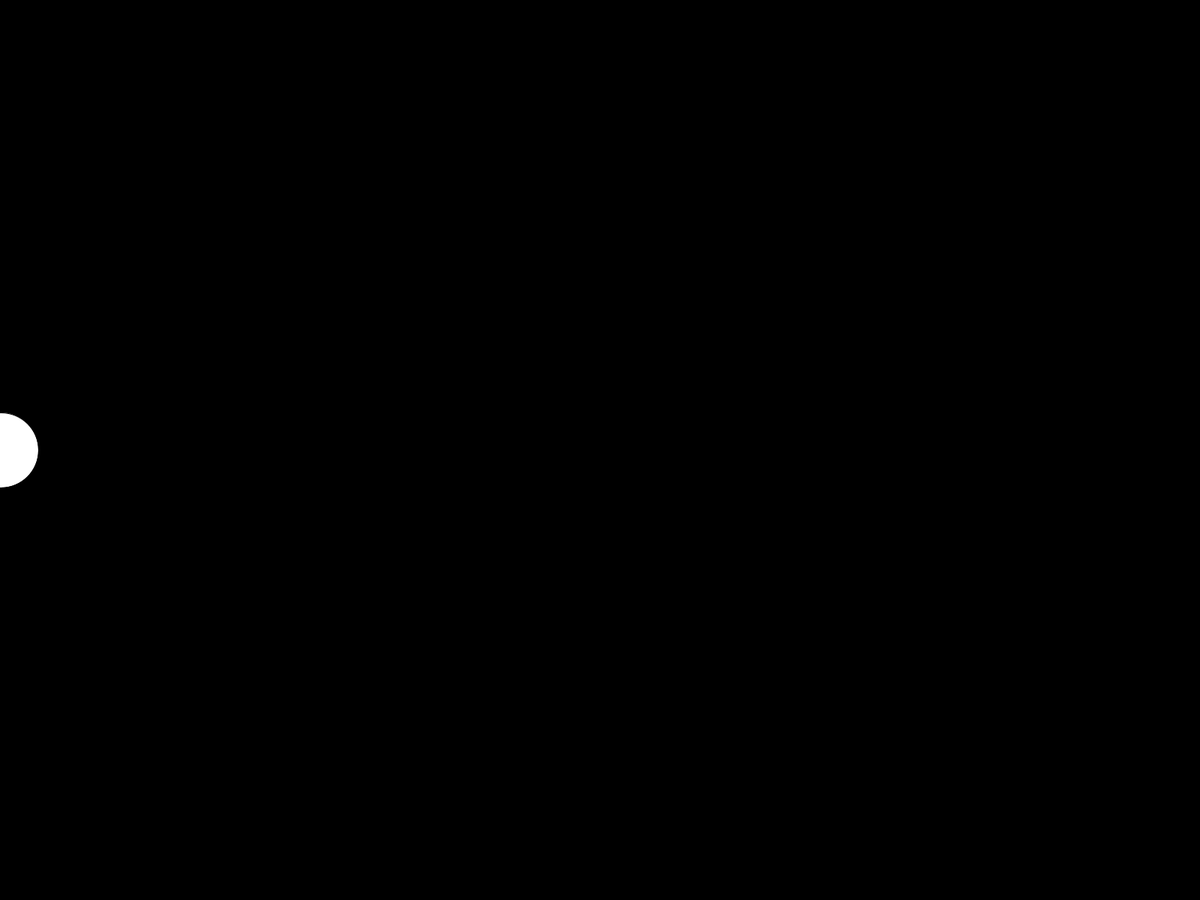
Frame 1 (no input)
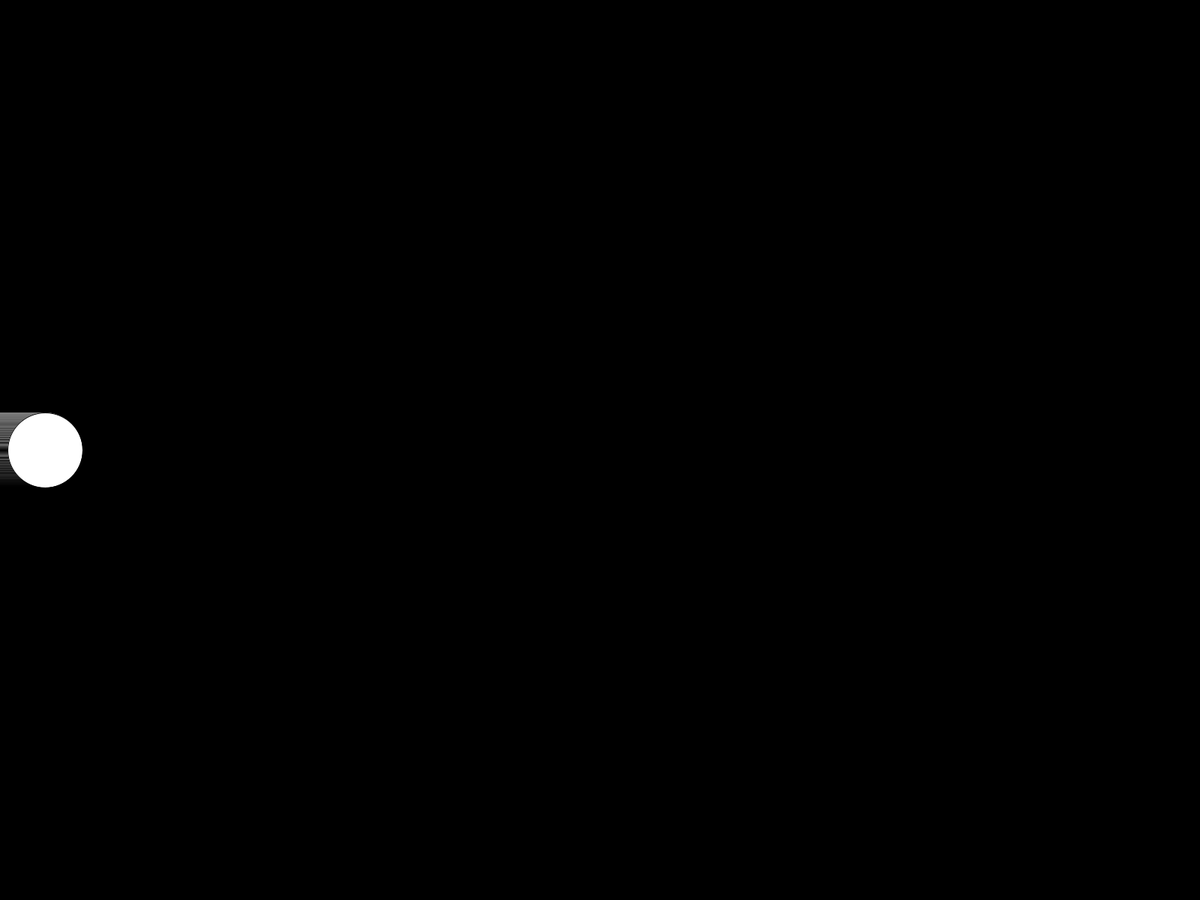
Frame 60 (the mouse pressed at the canvas centre just before this capture)
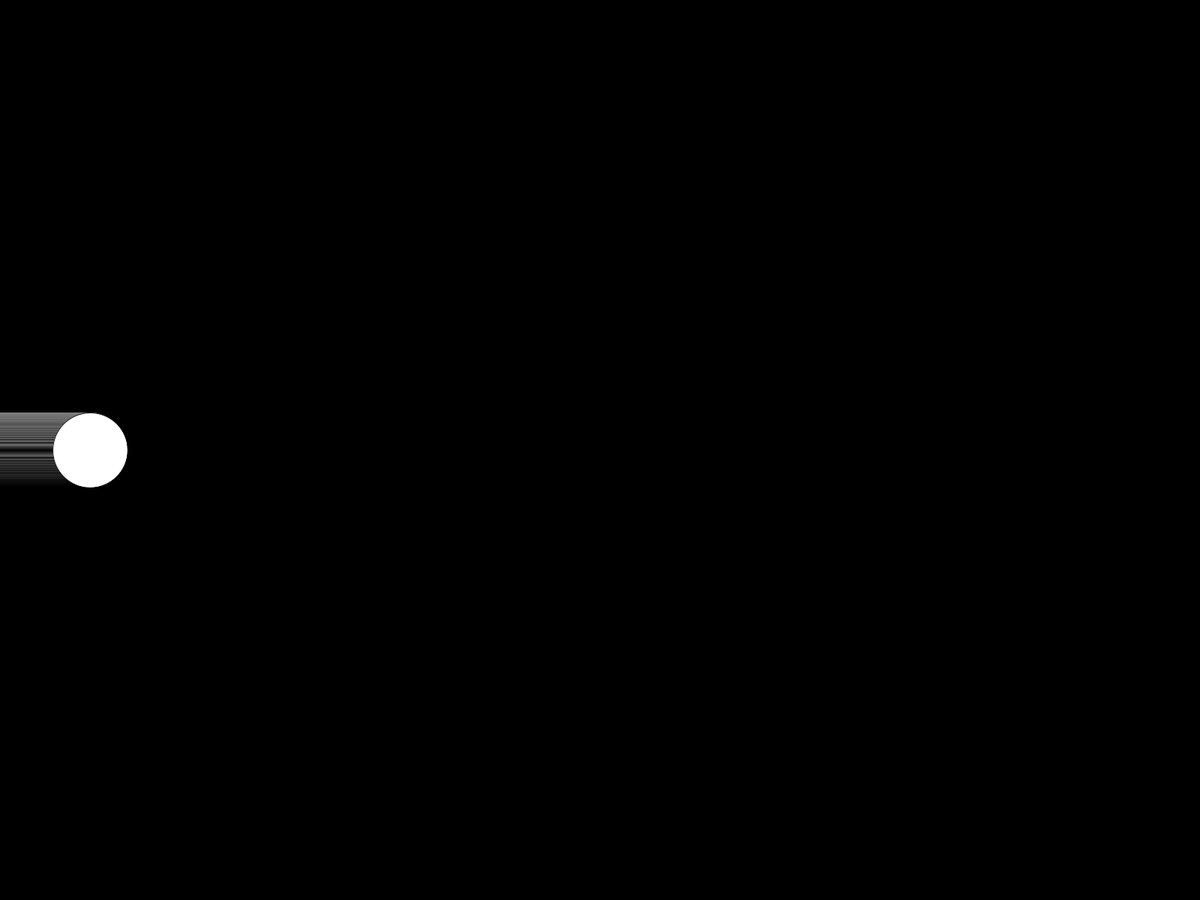
Frame 120 (the mouse held since frame 60 and released just before this capture)

The Processing sketch that drew these frames (run headless with seeded random() and noise(); from frame 60 on, the mouse is pressed at the canvas centre):

// Processing sketch: mySketch
// ── mySketch.pde
void setup(){
  fullScreen();
  background(0);
}

void draw(){
	//background(0);
  translate(0, height/2);
	fill(255);
  ellipse(frameCount, 0, 100, 100);
}
